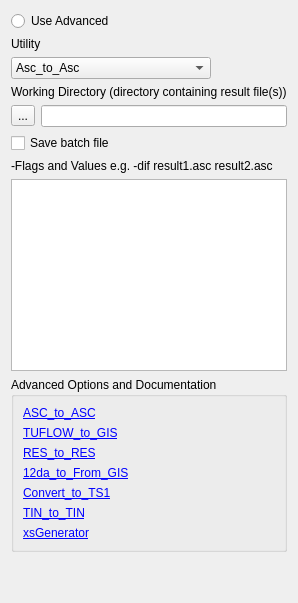
         <widget class="QWidget" name="tab_2">
          <attribute name="title">
           <string>Advanced</string>
          </attribute>
          <layout class="QGridLayout" name="gridLayout_3">
           <item row="0" column="0">
            <layout class="QVBoxLayout" name="verticalLayout">
             <item>
              <widget class="QRadioButton" name="rbAdvanced">
               <property name="text">
                <string>Use Advanced</string>
               </property>
              </widget>
             </item>
             <item>
              <widget class="QLabel" name="label_10">
               <property name="text">
                <string>Utility</string>
               </property>
              </widget>
             </item>
             <item>
              <layout class="QHBoxLayout" name="horizontalLayout_11">
               <item>
                <widget class="QComboBox" name="cboAdvancedUtility">
                 <property name="minimumSize">
                  <size>
                   <width>200</width>
                   <height>0</height>
                  </size>
                 </property>
                 <item>
                  <property name="text">
                   <string>Asc_to_Asc</string>
                  </property>
                 </item>
                 <item>
                  <property name="text">
                   <string>TUFLOW_to_GIS</string>
                  </property>
                 </item>
                 <item>
                  <property name="text">
                   <string>Res_to_Res</string>
                  </property>
                 </item>
                 <item>
                  <property name="text">
                   <string>12da_to_from_GIS</string>
                  </property>
                 </item>
                 <item>
                  <property name="text">
                   <string>Convert_to_TS1</string>
                  </property>
                 </item>
                 <item>
                  <property name="text">
                   <string>Tin_to_Tin</string>
                  </property>
                 </item>
                 <item>
                  <property name="text">
                   <string>xsGenerator</string>
                  </property>
                 </item>
                </widget>
               </item>
               <item>
                <spacer name="horizontalSpacer_2">
                 <property name="orientation">
                  <enum>Qt::Horizontal</enum>
                 </property>
                 <property name="sizeHint" stdset="0">
                  <size>
                   <width>40</width>
                   <height>20</height>
                  </size>
                 </property>
                </spacer>
               </item>
              </layout>
             </item>
             <item>
              <widget class="QLabel" name="label_8">
               <property name="text">
                <string>Working Directory (directory containing result file(s))</string>
               </property>
              </widget>
             </item>
             <item>
              <layout class="QHBoxLayout" name="horizontalLayout_10">
               <item>
                <widget class="QToolButton" name="btnBrowseAdvWorkingDir">
                 <property name="text">
                  <string>...</string>
                 </property>
                </widget>
               </item>
               <item>
                <widget class="QLineEdit" name="leAdvWorkingDir"/>
               </item>
              </layout>
             </item>
             <item>
              <widget class="QCheckBox" name="cbSaveBatAdv">
               <property name="text">
                <string>Save batch file</string>
               </property>
              </widget>
             </item>
             <item>
              <widget class="QLabel" name="label_9">
               <property name="text">
                <string>-Flags and Values e.g. -dif result1.asc result2.asc</string>
               </property>
              </widget>
             </item>
             <item>
              <widget class="QPlainTextEdit" name="teCommands">
               <property name="maximumSize">
                <size>
                 <width>16777215</width>
                 <height>200</height>
                </size>
               </property>
              </widget>
             </item>
             <item>
              <widget class="QGroupBox" name="groupBox_10">
               <property name="title">
                <string>Advanced Options and Documentation</string>
               </property>
               <layout class="QVBoxLayout" name="verticalLayout_16">
                <item>
                 <widget class="QLabel" name="label_32">
                  <property name="text">
                   <string>&lt;html&gt;&lt;head/&gt;&lt;body&gt;&lt;p&gt;&lt;a href=&quot;https://wiki.tuflow.com/index.php?title=ASC_to_ASC&quot;&gt;&lt;span style=&quot; text-decoration: underline; color:#0000ff;&quot;&gt;ASC_to_ASC&lt;/span&gt;&lt;/a&gt;&lt;/p&gt;&lt;/body&gt;&lt;/html&gt;</string>
                  </property>
                  <property name="openExternalLinks">
                   <bool>true</bool>
                  </property>
                 </widget>
                </item>
                <item>
                 <widget class="QLabel" name="label_33">
                  <property name="text">
                   <string>&lt;html&gt;&lt;head/&gt;&lt;body&gt;&lt;p&gt;&lt;a href=&quot;https://wiki.tuflow.com/index.php?title=TUFLOW_to_GIS&quot;&gt;&lt;span style=&quot; text-decoration: underline; color:#0000ff;&quot;&gt;TUFLOW_to_GIS&lt;/span&gt;&lt;/a&gt;&lt;/p&gt;&lt;/body&gt;&lt;/html&gt;</string>
                  </property>
                  <property name="openExternalLinks">
                   <bool>true</bool>
                  </property>
                 </widget>
                </item>
                <item>
                 <widget class="QLabel" name="label_34">
                  <property name="text">
                   <string>&lt;html&gt;&lt;head/&gt;&lt;body&gt;&lt;p&gt;&lt;a href=&quot;https://wiki.tuflow.com/index.php?title=RES_to_RES&quot;&gt;&lt;span style=&quot; text-decoration: underline; color:#0000ff;&quot;&gt;RES_to_RES&lt;/span&gt;&lt;/a&gt;&lt;/p&gt;&lt;/body&gt;&lt;/html&gt;</string>
                  </property>
                  <property name="openExternalLinks">
                   <bool>true</bool>
                  </property>
                 </widget>
                </item>
                <item>
                 <widget class="QLabel" name="label_35">
                  <property name="text">
                   <string>&lt;html&gt;&lt;head/&gt;&lt;body&gt;&lt;p&gt;&lt;a href=&quot;https://wiki.tuflow.com/index.php?title=12da_to_from_GIS&quot;&gt;&lt;span style=&quot; text-decoration: underline; color:#0000ff;&quot;&gt;12da_to_From_GIS&lt;/span&gt;&lt;/a&gt;&lt;/p&gt;&lt;/body&gt;&lt;/html&gt;</string>
                  </property>
                  <property name="openExternalLinks">
                   <bool>true</bool>
                  </property>
                 </widget>
                </item>
                <item>
                 <widget class="QLabel" name="label_36">
                  <property name="text">
                   <string>&lt;html&gt;&lt;head/&gt;&lt;body&gt;&lt;p&gt;&lt;a href=&quot;https://wiki.tuflow.com/index.php?title=Convert_to_TS1&quot;&gt;&lt;span style=&quot; text-decoration: underline; color:#0000ff;&quot;&gt;Convert_to_TS1&lt;/span&gt;&lt;/a&gt;&lt;/p&gt;&lt;/body&gt;&lt;/html&gt;</string>
                  </property>
                  <property name="openExternalLinks">
                   <bool>true</bool>
                  </property>
                 </widget>
                </item>
                <item>
                 <widget class="QLabel" name="label_37">
                  <property name="text">
                   <string>&lt;html&gt;&lt;head/&gt;&lt;body&gt;&lt;p&gt;&lt;a href=&quot;https://wiki.tuflow.com/index.php?title=TIN_to_TIN&quot;&gt;&lt;span style=&quot; text-decoration: underline; color:#0000ff;&quot;&gt;TIN_to_TIN&lt;/span&gt;&lt;/a&gt;&lt;/p&gt;&lt;/body&gt;&lt;/html&gt;</string>
                  </property>
                  <property name="openExternalLinks">
                   <bool>true</bool>
                  </property>
                 </widget>
                </item>
                <item>
                 <widget class="QLabel" name="label_38">
                  <property name="text">
                   <string>&lt;html&gt;&lt;head/&gt;&lt;body&gt;&lt;p&gt;&lt;a href=&quot;https://wiki.tuflow.com/index.php?title=XsGenerator&quot;&gt;&lt;span style=&quot; text-decoration: underline; color:#0000ff;&quot;&gt;xsGenerator&lt;/span&gt;&lt;/a&gt;&lt;/p&gt;&lt;/body&gt;&lt;/html&gt;</string>
                  </property>
                  <property name="openExternalLinks">
                   <bool>true</bool>
                  </property>
                 </widget>
                </item>
               </layout>
              </widget>
             </item>
             <item>
              <spacer name="verticalSpacer_9">
               <property name="orientation">
                <enum>Qt::Vertical</enum>
               </property>
               <property name="sizeHint" stdset="0">
                <size>
                 <width>20</width>
                 <height>40</height>
                </size>
               </property>
              </spacer>
             </item>
            </layout>
           </item>
          </layout>
         </widget>
